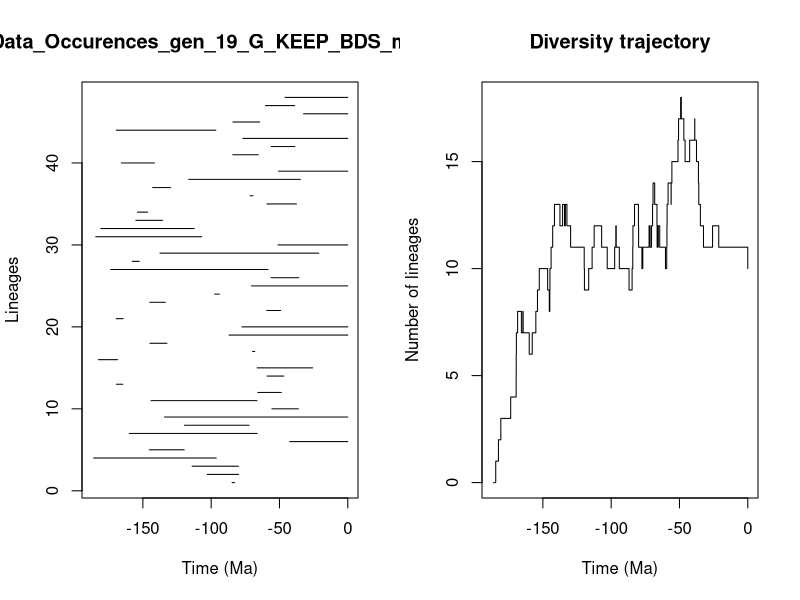

Reproduce this figure in R.


pdf(file='../Genus/pyrate_mcmc_logs/Data_Occurences_gen_19_G_KEEP_BDS_mcmc_LTT.pdf',width=0.6*20, height=0.6*10)
title = "Data_Occurences_gen_19_G_KEEP_BDS_mcmc"
ts=c(84.68394460818344, 102.87917345374254,113.94835122588329,186.07162730742874,145.29656094615925,42.5518943150937,159.9784823215194,119.5714026909055,134.14452193779073,55.55571262948534,143.98787829084046,65.8502554307449,169.38753889883304,59.05755698139288,66.36234570430024,182.50836335894465,69.69609498897371,144.81035902749548,86.91626008998999,77.49190009171927,169.55652446148616,59.34315952437566,144.9145028243543,97.44611432414159,70.44791540000855,56.15404246920715,173.55485537198555,157.78480565132176,137.50376483325658,51.089732060621756,184.5006089911423,180.7705778459326,155.142709598615,153.93989897244037,59.175178962969255,71.48295317146703,142.81129771569897,116.45926141117299,50.677088543320664,165.72122806201102,84.19739744896769,56.0773645603068,76.8445753623831,169.50676443308654,84.06150205185654,32.417314845718636,60.26184509881109,45.88031018228562)
te=c(82.90699602720126, 79.91936606395265,80.0375533673388,96.29525145853118,119.7347153397495,0.0,66.31931687405216,72.25059883726864,0.0,36.119991921884385,66.46970760439999,48.64267471875773,164.66262015738877,46.79958583780231,25.781508845311237,168.48789205649567,68.13750427900553,132.38311630546613,0.0,0.0,164.41892168972626,49.15315509244187,133.51031545802155,94.03599841688262,0.0,35.855748474986626,58.34514553765998,152.6269486261812,21.255671688227753,0.0,106.98809994899777,112.44701126551107,135.56484918885823,146.49714748792812,37.54576991878817,69.33997532300388,129.69480701349838,34.69233686504009,0.0,141.51506105257656,65.49149871428004,38.779432322669635,0.0,96.59150936826626,64.4590677767725,0.0,38.846843709501705,0.0)
div_traj=c(0, 1,2,3,4,5,6,7,8,7,8,7,6,7,8,9,10,9,8,9,10,11,12,13,12,13,12,13,12,11,10,9,10,11,12,11,10,11,12,11,10,9,10,11,12,13,12,11,10,11,12,11,12,13,14,13,12,11,12,11,12,11,10,11,12,13,14,13,14,15,16,17,18,17,16,15,16,17,16,15,14,13,12,11,12,11,10)
time_events=c(186.07162730742874, 184.5006089911423,182.50836335894465,180.7705778459326,173.55485537198555,169.55652446148616,169.50676443308654,169.38753889883304,168.48789205649567,165.72122806201102,164.66262015738877,164.41892168972626,159.9784823215194,157.78480565132176,155.142709598615,153.93989897244037,152.6269486261812,146.49714748792812,145.29656094615925,144.9145028243543,144.81035902749548,143.98787829084046,142.81129771569897,141.51506105257656,137.50376483325658,135.56484918885823,134.14452193779073,133.51031545802155,132.38311630546613,129.69480701349838,119.7347153397495,119.5714026909055,116.45926141117299,113.94835122588329,112.44701126551107,106.98809994899777,102.87917345374254,97.44611432414159,96.59150936826626,96.29525145853118,94.03599841688262,86.91626008998999,84.68394460818344,84.19739744896769,84.06150205185654,82.90699602720126,80.0375533673388,79.91936606395265,77.49190009171927,76.8445753623831,72.25059883726864,71.48295317146703,70.44791540000855,69.69609498897371,69.33997532300388,68.13750427900553,66.46970760439999,66.36234570430024,66.31931687405216,65.8502554307449,65.49149871428004,64.4590677767725,60.26184509881109,59.34315952437566,59.175178962969255,59.05755698139288,58.34514553765998,56.15404246920715,56.0773645603068,55.55571262948534,51.089732060621756,50.677088543320664,49.15315509244187,48.64267471875773,46.79958583780231,45.88031018228562,42.5518943150937,38.846843709501705,38.779432322669635,37.54576991878817,36.119991921884385,35.855748474986626,34.69233686504009,32.417314845718636,25.781508845311237,21.255671688227753,0.0)
                par(mfrow=c(1,2))
                L = length(ts)
                plot(ts, 1:L , xlim=c(-max(ts)-1,0), pch=20, type="n", main=title,xlab="Time (Ma)",ylab="Lineages")
                for (i in 1:L){segments(x0=-te[i],y0=i,x1=-ts[i],y1=i)}    
                t = -time_events
                plot(div_traj ~ t,type="s", main = "Diversity trajectory",xlab="Time (Ma)",ylab="Number of lineages",xlim=c(-max(ts)-1,0))
                abline(v=c(65,200,251,367,445),lty=2,col="gray")
                
